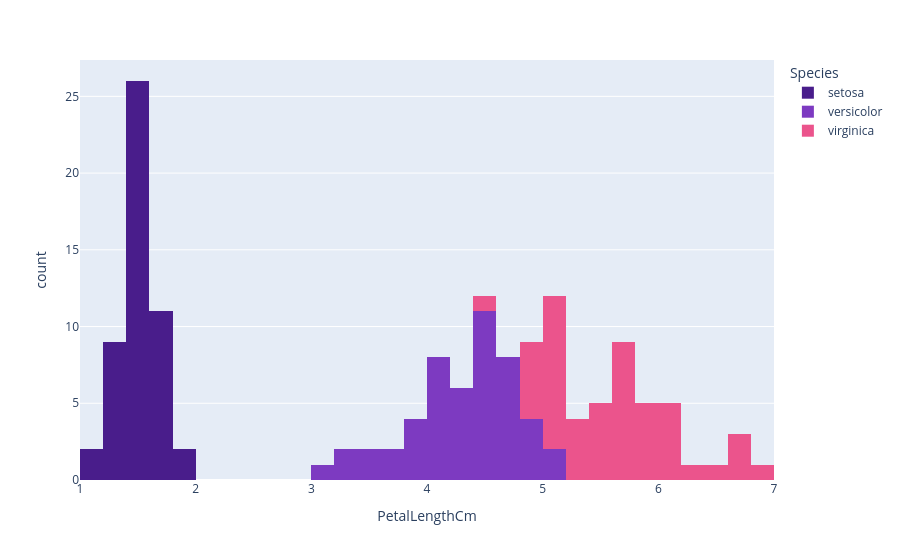

The notebook cell saved with this chart:
### Code cell
fig = px.histogram(data_frame=iris, x='PetalLengthCm',color='Species',color_discrete_sequence=['#491D8B','#7D3AC1','#EB548C'],nbins=30)
fig.show()

### Figure 1 — Plotly figure (JSON) as saved in the notebook; plotly's stock layout.template omitted (floating-point values rounded to 4 significant figures)
{"data": [{"alignmentgroup": "True", "bingroup": "x", "hovertemplate": "Species=setosa<br>PetalLengthCm=%{x}<br>count=%{y}<extra></extra>", "legendgroup": "setosa", "marker": {"color": "#491D8B", "pattern": {"shape": ""}}, "name": "setosa", "nbinsx": 30, "offsetgroup": "setosa", "orientation": "v", "showlegend": true, "type": "histogram", "x": [1.4, 1.4, 1.3, 1.5, 1.4, 1.7, 1.4, 1.5, 1.4, 1.5, 1.5, 1.6, 1.4, 1.1, 1.2, 1.5, 1.3, 1.4, 1.7, 1.5, 1.7, 1.5, 1, 1.7, 1.9, 1.6, 1.6, 1.5, 1.4, 1.6, 1.6, 1.5, 1.5, 1.4, 1.5, 1.2, 1.3, 1.4, 1.3, 1.5, 1.3, 1.3, 1.3, 1.6, 1.9, 1.4, 1.6, 1.4, 1.5, 1.4], "xaxis": "x", "yaxis": "y"}, {"alignmentgroup": "True", "bingroup": "x", "hovertemplate": "Species=versicolor<br>PetalLengthCm=%{x}<br>count=%{y}<extra></extra>", "legendgroup": "versicolor", "marker": {"color": "#7D3AC1", "pattern": {"shape": ""}}, "name": "versicolor", "nbinsx": 30, "offsetgroup": "versicolor", "orientation": "v", "showlegend": true, "type": "histogram", "x": [4.7, 4.5, 4.9, 4, 4.6, 4.5, 4.7, 3.3, 4.6, 3.9, 3.5, 4.2, 4, 4.7, 3.6, 4.4, 4.5, 4.1, 4.5, 3.9, 4.8, 4, 4.9, 4.7, 4.3, 4.4, 4.8, 5, 4.5, 3.5, 3.8, 3.7, 3.9, 5.1, 4.5, 4.5, 4.7, 4.4, 4.1, 4, 4.4, 4.6, 4, 3.3, 4.2, 4.2, 4.2, 4.3, 3, 4.1], "xaxis": "x", "yaxis": "y"}, {"alignmentgroup": "True", "bingroup": "x", "hovertemplate": "Species=virginica<br>PetalLengthCm=%{x}<br>count=%{y}<extra></extra>", "legendgroup": "virginica", "marker": {"color": "#EB548C", "pattern": {"shape": ""}}, "name": "virginica", "nbinsx": 30, "offsetgroup": "virginica", "orientation": "v", "showlegend": true, "type": "histogram", "x": [6, 5.1, 5.9, 5.6, 5.8, 6.6, 4.5, 6.3, 5.8, 6.1, 5.1, 5.3, 5.5, 5, 5.1, 5.3, 5.5, 6.7, 6.9, 5, 5.7, 4.9, 6.7, 4.9, 5.7, 6, 4.8, 4.9, 5.6, 5.8, 6.1, 6.4, 5.6, 5.1, 5.6, 6.1, 5.6, 5.5, 4.8, 5.4, 5.6, 5.1, 5.1, 5.9, 5.7, 5.2, 5, 5.2, 5.4, 5.1], "xaxis": "x", "yaxis": "y"}], "layout": {"barmode": "relative", "legend": {"title": {"text": "Species"}, "tracegroupgap": 0}, "margin": {"t": 60}, "xaxis": {"anchor": "y", "domain": [0, 1], "title": {"text": "PetalLengthCm"}}, "yaxis": {"anchor": "x", "domain": [0, 1], "title": {"text": "count"}}}}
